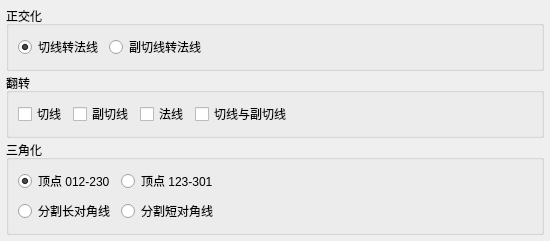
<?xml version="1.0" encoding="UTF-8"?>
<ui version="4.0">
 <class>Form</class>
 <widget class="QWidget" name="Form">
  <property name="geometry">
   <rect>
    <x>0</x>
    <y>0</y>
    <width>550</width>
    <height>235</height>
   </rect>
  </property>
  <property name="baseSize">
   <size>
    <width>0</width>
    <height>235</height>
   </size>
  </property>
  <property name="windowTitle">
   <string>烘焙</string>
  </property>
  <layout class="QVBoxLayout" name="verticalLayout">
   <property name="spacing">
    <number>2</number>
   </property>
   <property name="leftMargin">
    <number>6</number>
   </property>
   <property name="topMargin">
    <number>6</number>
   </property>
   <property name="rightMargin">
    <number>6</number>
   </property>
   <property name="bottomMargin">
    <number>6</number>
   </property>
   <item>
    <widget class="QGroupBox" name="groupBox">
     <property name="title">
      <string>正交化</string>
     </property>
     <layout class="QVBoxLayout" name="verticalLayout_2">
      <item>
       <layout class="QHBoxLayout" name="horizontalLayout_3">
        <property name="topMargin">
         <number>0</number>
        </property>
        <item>
         <widget class="QRadioButton" name="tangentToNormal">
          <property name="toolTip">
           <string>切线向量与法线向量正交化。副切线向量由切线和法线向量推导得出。</string>
          </property>
          <property name="text">
           <string>切线转法线</string>
          </property>
          <property name="checked">
           <bool>true</bool>
          </property>
         </widget>
        </item>
        <item>
         <widget class="QRadioButton" name="bitangentToNormal">
          <property name="toolTip">
           <string>副切线向量与法线向量正交化。切线向量由副切线和法线向量推导得出。</string>
          </property>
          <property name="text">
           <string>副切线转法线</string>
          </property>
         </widget>
        </item>
        <item>
         <spacer name="horizontalSpacer_3">
          <property name="orientation">
           <enum>Qt::Horizontal</enum>
          </property>
          <property name="sizeHint" stdset="0">
           <size>
            <width>40</width>
            <height>20</height>
           </size>
          </property>
         </spacer>
        </item>
       </layout>
      </item>
     </layout>
    </widget>
   </item>
   <item>
    <widget class="QGroupBox" name="groupBox_2">
     <property name="title">
      <string>翻转</string>
     </property>
     <layout class="QVBoxLayout" name="verticalLayout_3">
      <item>
       <layout class="QHBoxLayout" name="horizontalLayout">
        <item>
         <widget class="QCheckBox" name="flipTangent">
          <property name="toolTip">
           <string>切线向量被翻转。</string>
          </property>
          <property name="text">
           <string>切线</string>
          </property>
         </widget>
        </item>
        <item>
         <widget class="QCheckBox" name="flipBitangent">
          <property name="toolTip">
           <string>副切线向量被翻转。</string>
          </property>
          <property name="text">
           <string>副切线</string>
          </property>
         </widget>
        </item>
        <item>
         <widget class="QCheckBox" name="flipNormal">
          <property name="toolTip">
           <string>法线向量被翻转。</string>
          </property>
          <property name="text">
           <string>法线</string>
          </property>
         </widget>
        </item>
        <item>
         <widget class="QCheckBox" name="flipTangentBitangent">
          <property name="toolTip">
           <string>切线与副切线向量彼此交换。</string>
          </property>
          <property name="text">
           <string>切线与副切线</string>
          </property>
         </widget>
        </item>
        <item>
         <spacer name="horizontalSpacer">
          <property name="orientation">
           <enum>Qt::Horizontal</enum>
          </property>
          <property name="sizeHint" stdset="0">
           <size>
            <width>40</width>
            <height>20</height>
           </size>
          </property>
         </spacer>
        </item>
       </layout>
      </item>
     </layout>
    </widget>
   </item>
   <item>
    <widget class="QGroupBox" name="groupBox_3">
     <property name="title">
      <string>三角化</string>
     </property>
     <layout class="QVBoxLayout" name="verticalLayout_4">
      <item>
       <layout class="QHBoxLayout" name="horizontalLayout_2">
        <item>
         <widget class="QRadioButton" name="split1">
          <property name="toolTip">
           <string>每个四边形将被分割成两个三角形。第一个三角形由四边形的第一、第二、第三个顶点组成，第二个三角形由第三、第四、第一个顶点组成。</string>
          </property>
          <property name="text">
           <string>顶点 012-230</string>
          </property>
          <property name="checked">
           <bool>true</bool>
          </property>
          <attribute name="buttonGroup">
           <string notr="true">buttonGroup</string>
          </attribute>
         </widget>
        </item>
        <item>
         <widget class="QRadioButton" name="split2">
          <property name="toolTip">
           <string>每个四边形将被分割成两个三角形。第一个三角形由第二、第三、第四个顶点组成，第二个三角形由第四、第一、第二个顶点组成。</string>
          </property>
          <property name="text">
           <string>顶点 123-301</string>
          </property>
          <attribute name="buttonGroup">
           <string notr="true">buttonGroup</string>
          </attribute>
         </widget>
        </item>
        <item>
         <spacer name="horizontalSpacer_4">
          <property name="orientation">
           <enum>Qt::Horizontal</enum>
          </property>
          <property name="sizeHint" stdset="0">
           <size>
            <width>40</width>
            <height>20</height>
           </size>
          </property>
         </spacer>
        </item>
       </layout>
      </item>
      <item>
       <layout class="QHBoxLayout" name="horizontalLayout_4">
        <property name="topMargin">
         <number>0</number>
        </property>
        <item>
         <widget class="QRadioButton" name="splitLong">
          <property name="toolTip">
           <string>每个四边形将被分割成两个三角形。分割沿四边形最长对角线进行（由第一、第三顶点或第二、第四顶点构成）。</string>
          </property>
          <property name="text">
           <string>分割长对角线</string>
          </property>
          <attribute name="buttonGroup">
           <string notr="true">buttonGroup</string>
          </attribute>
         </widget>
        </item>
        <item>
         <widget class="QRadioButton" name="splitShort">
          <property name="toolTip">
           <string>每个四边形将被分割成两个三角形。分割沿四边形最短对角线进行（由第一、第三顶点或第二、第四顶点构成）。</string>
          </property>
          <property name="text">
           <string>分割短对角线</string>
          </property>
          <attribute name="buttonGroup">
           <string notr="true">buttonGroup</string>
          </attribute>
         </widget>
        </item>
        <item>
         <spacer name="horizontalSpacer_2">
          <property name="orientation">
           <enum>Qt::Horizontal</enum>
          </property>
          <property name="sizeHint" stdset="0">
           <size>
            <width>40</width>
            <height>20</height>
           </size>
          </property>
         </spacer>
        </item>
       </layout>
      </item>
     </layout>
    </widget>
   </item>
   <item>
    <spacer name="verticalSpacer">
     <property name="orientation">
      <enum>Qt::Vertical</enum>
     </property>
     <property name="sizeHint" stdset="0">
      <size>
       <width>20</width>
       <height>40</height>
      </size>
     </property>
    </spacer>
   </item>
  </layout>
 </widget>
 <resources/>
 <connections/>
 <buttongroups>
  <buttongroup name="buttonGroup"/>
 </buttongroups>
</ui>
